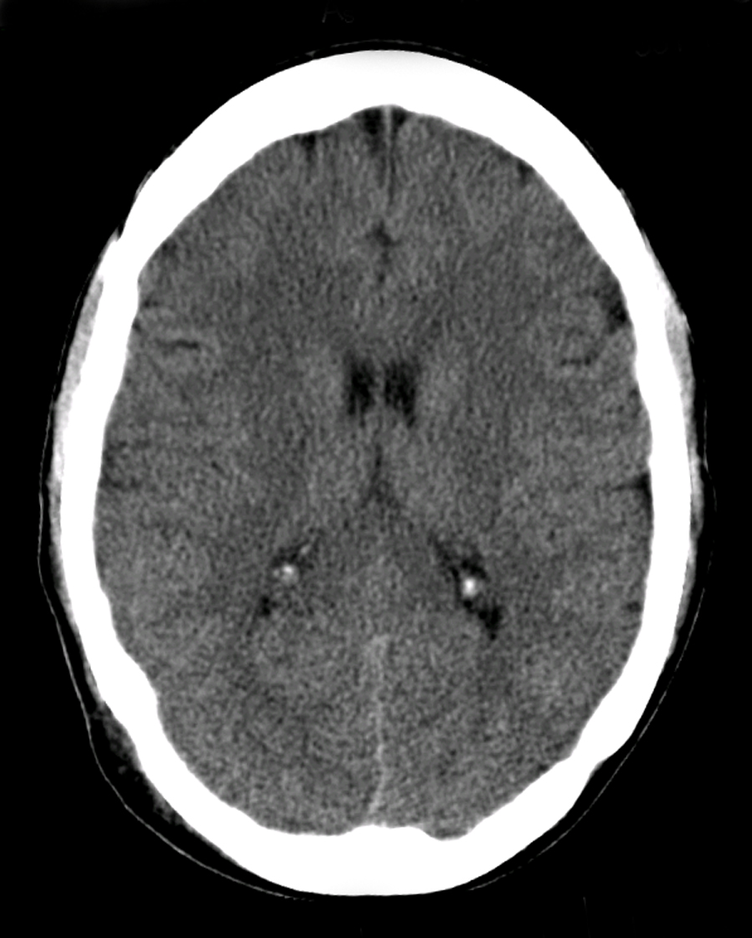
#> input picture hw4/Brain_slice_900_1122.png, 752 x 938 px, shrunk from 900 x 1122 before the run
$ python preprocess.py Brain_slice_900_1122.png 3   (Python 2 division)   (older library calls are emulated)
#> lines starting #> are read from the running program, lines starting #| are printed output that depends on the picture


import sys
import os
import numpy as np

from scipy.ndimage import imread
from scipy.misc import imsave

import matplotlib.pyplot as plt
import matplotlib.cm as cm
from skimage.transform import radon, iradon


def main():

    # Remember that image is stored row-major
    # So if we have a 900 x 1122 image,
    # shape of image data will be (1122, 900)
    # (or 1122, 900, 3 with color info)

    # Read image (known to work with JPEG, PNG, TIFF)
    imgdata_fullcolor = imread(sys.argv[1])
#> imgdata_fullcolor is the input picture: shape (938, 752, 3); mean R, G, B 79.2, 79.5, 79.2

    # We assume we read in b/w "internal image" for our simulated CT
    # Since RGB components should all be the same, just use the red one
    image_data = imgdata_fullcolor[:,:,0]
    print image_data.shape
#| (938, 752)


    # Save textual output of image data
    # (Note: Save-out is printed as integer, should be fine)
    fname_text_input = sys.argv[1] + "_0_input_numerical.txt"
    np.savetxt(fname_text_input, image_data, fmt='%d')


    # Save matplotlib rendering of image (false color)
    plt.figure(0)
    plt.imshow(image_data, interpolation='nearest')

    fname_mpl_input_fc = sys.argv[1] + "_1_input_mpl_falsecolor.png"
    plt.savefig(fname_mpl_input_fc)


    # Save matplotlib rendering of image (grayscale)
    plt.figure(1)
    plt.imshow(image_data, interpolation='nearest', cmap = cm.Greys_r)

    fname_mpl_input_gray = sys.argv[1] + "_2_input_mpl_grayscale.png"
    plt.savefig(fname_mpl_input_gray)


    # Forward radon transform
    n_angles = int(sys.argv[2])

    theta = np.arange(0, 180, 180.0/n_angles)
    fwd_radon_sinogram = radon(image_data, theta, circle=False)
#> fwd_radon_sinogram = 1327 rows, first 8: [0, 0, 0], [0, 0, 0], [0, 0, 0], [0, 0, 0], [0, 0, 0], [0, 0, 0], [0, 0, 0], [0, 0, 0]
    print fwd_radon_sinogram.shape
#| (1327, 3)


    # Plot sinogram as image format
    # (each column is a line of radiation measurement)
    plt.figure(2)
    plt.imshow(fwd_radon_sinogram, interpolation='nearest', cmap=cm.Greys_r)

    fname_sinogram_asimage = sys.argv[1] + "_3_sinogram_as_image.png"
    plt.savefig(fname_sinogram_asimage)
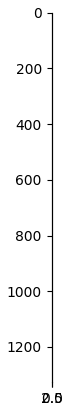
#> figure drawn by matplotlib, 1 panel


    # Save sinogram data as space-delimited text
    # (This is what goes into the GPU-accelerated CT reconstruction)

    # (We transpose the output to match the conventions of the C program,
    # which takes each sinogram line row-wise)
    fname_sinogram_data = sys.argv[1] + "_4_sinogram_data.txt"
    np.savetxt(fname_sinogram_data, np.transpose(fwd_radon_sinogram))


    # Reconstruct scan using the inverse Radon transform
    # Gives a good idea of what reconstructed image should look like
    image_reconstruct_bckwd = iradon(fwd_radon_sinogram, theta=theta, circle=False)
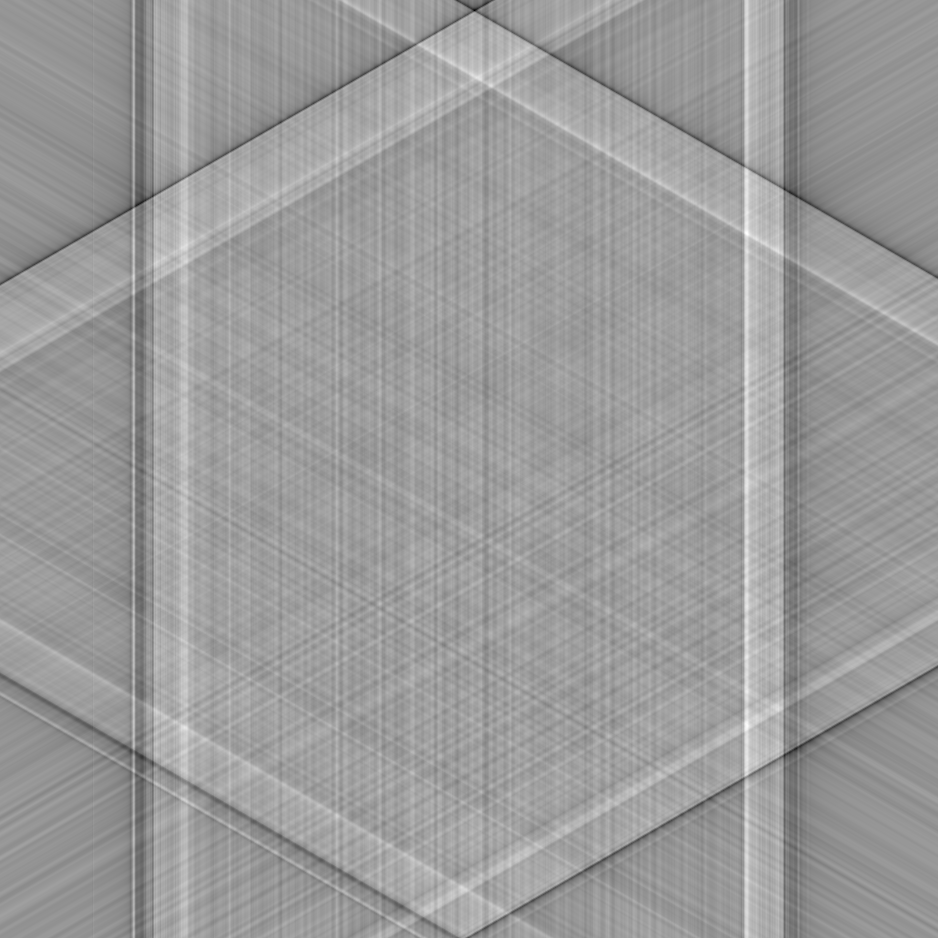
#> image_reconstruct_bckwd: shape (938, 938) float64; min -7.96, max 5.46, mean 0.225; drawn with min black and max white
    print image_reconstruct_bckwd.shape
#| (938, 938)

    # Save reconstructed image
    plt.figure(3)
    plt.imshow(image_reconstruct_bckwd, interpolation='nearest', cmap=cm.Greys_r)

    fname_reconstruct = sys.argv[1] + "_5_recon_output.png"
    plt.savefig(fname_reconstruct)


if __name__ == '__main__':
    main()
